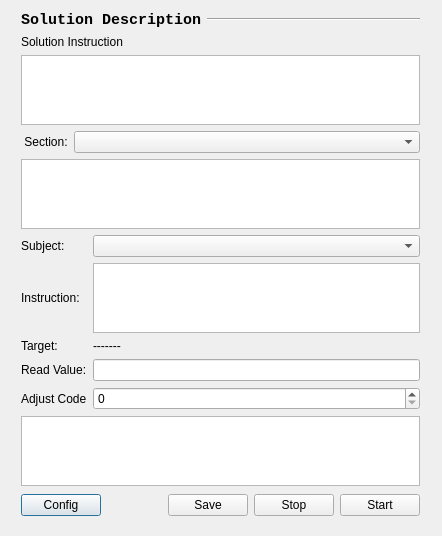
<?xml version="1.0" encoding="UTF-8"?>
<ui version="4.0">
 <class>CalibrationItemClass</class>
 <widget class="QDialog" name="CalibrationItemClass">
  <property name="enabled">
   <bool>true</bool>
  </property>
  <property name="geometry">
   <rect>
    <x>0</x>
    <y>0</y>
    <width>442</width>
    <height>536</height>
   </rect>
  </property>
  <property name="windowTitle">
   <string>Event Counter</string>
  </property>
  <widget class="QWidget" name="verticalLayoutWidget">
   <property name="geometry">
    <rect>
     <x>10</x>
     <y>0</y>
     <width>421</width>
     <height>517</height>
    </rect>
   </property>
   <layout class="QVBoxLayout" name="verticalLayout" stretch="1,1,1,1,1,1,6,1,1,1">
    <property name="bottomMargin">
     <number>0</number>
    </property>
    <item>
     <layout class="QHBoxLayout" name="horizontalLayout_header" stretch="1,4">
      <item>
       <widget class="QLabel" name="lbl_sln_desc">
        <property name="font">
         <font>
          <family>Consolas</family>
          <pointsize>11</pointsize>
          <weight>75</weight>
          <bold>true</bold>
         </font>
        </property>
        <property name="text">
         <string>Solution Description</string>
        </property>
       </widget>
      </item>
      <item>
       <widget class="Line" name="line">
        <property name="orientation">
         <enum>Qt::Horizontal</enum>
        </property>
       </widget>
      </item>
     </layout>
    </item>
    <item>
     <widget class="QLabel" name="lbl_sln_instrc">
      <property name="sizePolicy">
       <sizepolicy hsizetype="Fixed" vsizetype="Fixed">
        <horstretch>0</horstretch>
        <verstretch>0</verstretch>
       </sizepolicy>
      </property>
      <property name="text">
       <string>Solution Instruction</string>
      </property>
     </widget>
    </item>
    <item>
     <widget class="QTextEdit" name="textEdit_sln_instrction">
      <property name="readOnly">
       <bool>true</bool>
      </property>
     </widget>
    </item>
    <item>
     <layout class="QHBoxLayout" name="horizontalLayout_section" stretch="1,4">
      <item>
       <widget class="QLabel" name="lbl_sect_name">
        <property name="sizePolicy">
         <sizepolicy hsizetype="Fixed" vsizetype="Fixed">
          <horstretch>0</horstretch>
          <verstretch>0</verstretch>
         </sizepolicy>
        </property>
        <property name="text">
         <string> Section:</string>
        </property>
       </widget>
      </item>
      <item>
       <widget class="QComboBox" name="cmb_sect_desc">
        <property name="sizePolicy">
         <sizepolicy hsizetype="Preferred" vsizetype="Fixed">
          <horstretch>0</horstretch>
          <verstretch>0</verstretch>
         </sizepolicy>
        </property>
       </widget>
      </item>
     </layout>
    </item>
    <item>
     <widget class="QTextEdit" name="textEdit_sect_instrc">
      <property name="readOnly">
       <bool>true</bool>
      </property>
     </widget>
    </item>
    <item>
     <layout class="QGridLayout" name="gridLayout" rowstretch="1,0,0,0,0">
      <property name="bottomMargin">
       <number>0</number>
      </property>
      <item row="3" column="0">
       <widget class="QLabel" name="lbl_4">
        <property name="text">
         <string>Read Value:</string>
        </property>
       </widget>
      </item>
      <item row="3" column="2">
       <widget class="QLineEdit" name="lineEdit_read_value"/>
      </item>
      <item row="1" column="2">
       <widget class="QTextEdit" name="textEdit_subj_instrc">
        <property name="sizePolicy">
         <sizepolicy hsizetype="Preferred" vsizetype="Preferred">
          <horstretch>0</horstretch>
          <verstretch>0</verstretch>
         </sizepolicy>
        </property>
        <property name="readOnly">
         <bool>true</bool>
        </property>
       </widget>
      </item>
      <item row="2" column="2">
       <widget class="QLabel" name="lbl_subj_target">
        <property name="text">
         <string>-------</string>
        </property>
       </widget>
      </item>
      <item row="0" column="0">
       <widget class="QLabel" name="lbl_1">
        <property name="text">
         <string>Subject:</string>
        </property>
       </widget>
      </item>
      <item row="4" column="2">
       <widget class="QSpinBox" name="spb_adj_code">
        <property name="keyboardTracking">
         <bool>true</bool>
        </property>
       </widget>
      </item>
      <item row="4" column="0">
       <widget class="QLabel" name="lbl_5">
        <property name="text">
         <string>Adjust Code</string>
        </property>
       </widget>
      </item>
      <item row="2" column="0">
       <widget class="QLabel" name="lbl_3">
        <property name="text">
         <string>Target:</string>
        </property>
       </widget>
      </item>
      <item row="0" column="2">
       <widget class="QComboBox" name="cmb_subj_desc"/>
      </item>
      <item row="1" column="0">
       <widget class="QLabel" name="lbl_2">
        <property name="text">
         <string>Instruction:</string>
        </property>
       </widget>
      </item>
     </layout>
    </item>
    <item>
     <widget class="QTableWidget" name="table_list_result"/>
    </item>
    <item>
     <spacer name="verticalSpacer_2">
      <property name="orientation">
       <enum>Qt::Vertical</enum>
      </property>
      <property name="sizeHint" stdset="0">
       <size>
        <width>20</width>
        <height>40</height>
       </size>
      </property>
     </spacer>
    </item>
    <item>
     <layout class="QHBoxLayout" name="horizontalLayout">
      <item>
       <widget class="QPushButton" name="btn_config">
        <property name="text">
         <string>Config</string>
        </property>
       </widget>
      </item>
      <item>
       <widget class="QLabel" name="label_blank">
        <property name="text">
         <string/>
        </property>
       </widget>
      </item>
      <item>
       <widget class="QPushButton" name="btn_save">
        <property name="text">
         <string>Save</string>
        </property>
       </widget>
      </item>
      <item>
       <widget class="QPushButton" name="btn_stop">
        <property name="text">
         <string>Stop</string>
        </property>
       </widget>
      </item>
      <item>
       <widget class="QPushButton" name="btn_start">
        <property name="text">
         <string>Start</string>
        </property>
       </widget>
      </item>
     </layout>
    </item>
    <item>
     <spacer name="verticalSpacer">
      <property name="orientation">
       <enum>Qt::Vertical</enum>
      </property>
      <property name="sizeHint" stdset="0">
       <size>
        <width>20</width>
        <height>40</height>
       </size>
      </property>
     </spacer>
    </item>
   </layout>
  </widget>
 </widget>
 <layoutdefault spacing="6" margin="11"/>
 <resources/>
 <connections/>
</ui>
